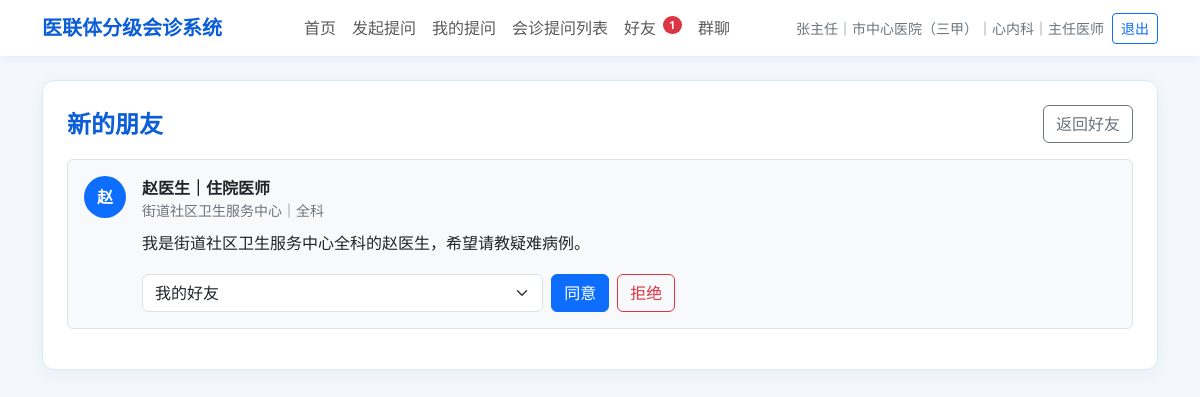
The app's page /friends/requests (signed in) with its own data.
### tables this page shows
CREATE TABLE users (
                    id INTEGER PRIMARY KEY AUTOINCREMENT,
                    name TEXT,
                    password TEXT,
                    hospital_id INTEGER,
                    department TEXT,
                    role TEXT DEFAULT '医生'
                , phone TEXT DEFAULT '', wechat_id TEXT DEFAULT '', title TEXT DEFAULT '', avatar TEXT DEFAULT '');

CREATE TABLE hospitals (
                    id INTEGER PRIMARY KEY AUTOINCREMENT,
                    name TEXT,
                    parent_id INTEGER,
                    path TEXT,
                    level INTEGER
                );

CREATE TABLE friend_relations (
                    id INTEGER PRIMARY KEY AUTOINCREMENT,
                    user_id INTEGER,
                    friend_id INTEGER,
                    status TEXT,
                    apply_msg TEXT,
                    friend_group TEXT,
                    create_time TEXT,
                    update_time TEXT
                );

### app.py (the view, shortened to what this page needs)
    @app.route("/friends/requests", methods=["GET", "POST"])
    @login_required
    def friend_requests(current_user: Dict[str, Any]):
        return render_template(
            "friend_requests.html",
            requests=get_pending_friend_requests(current_user["id"]),
            friend_groups=get_friend_groups(current_user["id"]),
        )

### app.py (called while the page is built, shortened)
def get_connection(db_path: Optional[Path] = None) -> sqlite3.Connection:
    if db_path is None:
        db_path = DB_PATH
    conn = sqlite3.connect(db_path)
    conn.row_factory = sqlite3.Row
    return conn

def row_to_dict(row: Optional[sqlite3.Row]) -> Optional[Dict[str, Any]]:
    if row is None:
        return None
    return dict(row)

def get_user_with_hospital(user_id: int) -> Optional[Dict[str, Any]]:
    conn = get_connection()
    try:
        row = conn.execute(
            """
            SELECT
                u.id AS id,
                u.name AS name,
                u.phone AS phone,
                u.wechat_id AS wechat_id,
                u.title AS title,
                u.avatar AS avatar,
                u.department AS department,
                u.role AS role,
                h.id AS hospital_id,
                h.name AS hospital_name,
                h.path AS hospital_path,
                h.level AS hospital_level
            FROM users u
            JOIN hospitals h ON u.hospital_id = h.id
            WHERE u.id = ?
            """,
            (user_id,),
        ).fetchone()
        return row_to_dict(row)
    finally:
        conn.close()

def get_answer_notifications(current_user: Optional[Dict[str, Any]]) -> List[sqlite3.Row]:
    if current_user is None:
        return []
    conn = get_connection()
    try:
        return conn.execute(
            """
            SELECT id, title, reply_time
            FROM consultations
            WHERE asker_id = ? AND status = '已回复'
            ORDER BY reply_time DESC, id DESC
            LIMIT 5
            """,
            (current_user["id"],),
        ).fetchall()
    finally:
        conn.close()

def avatar_text(user: Any) -> str:
    avatar = user["avatar"] if "avatar" in user.keys() else ""
    if avatar:
        return avatar
    name = user["name"] or "医"
    return name[:1]

def ensure_friend_group(user_id: int, group_name: str) -> str:
    group_name = (group_name or "我的好友").strip() or "我的好友"
    conn = get_connection()
    try:
        with conn:
            exists = conn.execute(
                """
                SELECT id FROM friend_groups
                WHERE user_id = ? AND group_name = ?
                """,
                (user_id, group_name),
            ).fetchone()
        return group_name
    finally:
        conn.close()

### templates/friend_requests.html (shortened to what this page needs)
{% extends "base.html" %}
{% block content %}
<div class="page-card p-3 p-md-4">
    <div class="d-flex justify-content-between align-items-center mb-3">
        <h1 class="h4 medical-title mb-0">新的朋友</h1>
        <a class="btn btn-outline-secondary" href="{{ url_for('friends') }}">返回好友</a>
    </div>
    {% if requests %}
        {% for item in requests %}
        <div class="border rounded p-3 mb-3 bg-light">
            <div class="d-flex gap-3">
                <div class="avatar-circle">{{ avatar_text(item) }}</div>
                <div class="flex-grow-1">
                    <div class="fw-semibold">{{ item.name }}｜{{ item.title }}</div>
                    <div class="text-secondary small">{{ item.hospital_name }}｜{{ item.department }}</div>
                    <div class="mt-2 content-text">{{ item.apply_msg }}</div>
                    <form method="post" class="row g-2 mt-2">
                        <div class="col-12 col-md-5">
                            <select class="form-select" name="friend_group">
                                {% for group in friend_groups %}
                                <option value="{{ group.group_name }}">{{ group.group_name }}</option>
                                {% endfor %}
                            </select>
                        </div>
                        <div class="col-6 col-md-auto">
                            <button class="btn btn-primary w-100" name="action" value="accept" type="submit">同意</button>
                        </div>
                        <div class="col-6 col-md-auto">
                            <button class="btn btn-outline-danger w-100" name="action" value="reject" type="submit">拒绝</button>
                        </div>
                    </form>
                </div>
            </div>
        </div>
        {% endfor %}
    {% else %}
    <p class="text-secondary mb-0">暂无待处理好友申请。</p>
    {% endif %}
</div>
{% endblock %}

### templates/base.html (shortened to what this page needs)
<!doctype html>
<html lang="zh-CN">
<head>
    <link href="https://cdn.jsdelivr.net/npm/bootstrap@5.3.3/dist/css/bootstrap.min.css" rel="stylesheet">
</head>
<body>
{% if current_user %}
<nav class="navbar navbar-expand-lg bg-white sticky-top">
    <div class="container">
        <a class="navbar-brand medical-title" href="{{ url_for('home') }}">医联体分级会诊系统</a>
        <div class="collapse navbar-collapse" id="mainNavbar">
            <ul class="navbar-nav mx-auto mb-2 mb-lg-0">
                <li class="nav-item"><a class="nav-link" href="{{ url_for('home') }}">首页</a></li>
                <li class="nav-item"><a class="nav-link" href="{{ url_for('new_consultation') }}">发起提问</a></li>
                <li class="nav-item"><a class="nav-link" href="{{ url_for('my_consultations') }}">我的提问</a></li>
                {% if current_user.hospital_level in [1, 2] %}
                <li class="nav-item"><a class="nav-link" href="{{ url_for('subordinate_consultations') }}">会诊提问列表</a></li>
                {% endif %}
                <li class="nav-item">
                    <a class="nav-link" href="{{ url_for('friends') }}">
                        好友
                        {% if unread_summary.friend_requests %}
                        <span class="badge rounded-pill text-bg-danger nav-badge">{{ unread_summary.friend_requests }}</span>
                        {% endif %}
                    </a>
                </li>
                <li class="nav-item">
                    <a class="nav-link" href="{{ url_for('groups') }}">
                        群聊
                    </a>
                </li>
            </ul>
            <div class="d-flex flex-column flex-lg-row align-items-lg-center gap-2 small text-secondary">
                <span>{{ current_user.name }}｜{{ current_user.hospital_name }}｜{{ current_user.department }}｜{{ current_user.title }}</span>
                <a class="btn btn-outline-primary btn-sm" href="{{ url_for('logout') }}">退出</a>
            </div>
        </div>
    </div>
</nav>
{% endif %}
<main class="container py-4">
    {% block content %}{% endblock %}
</main>
</body>
</html>

### templates/base.html (style rules this page uses)
body { background: #f4f8fc; }
.navbar { box-shadow: 0 2px 10px rgba(13, 110, 253, 0.08); }
.page-card { background: #fff; border: 1px solid #dbe8f6; border-radius: 12px; box-shadow: 0 4px 18px rgba(35, 80, 130, 0.06); }
.medical-title { color: #0b5ed7; font-weight: 700; }
.content-text { white-space: pre-wrap; line-height: 1.8; }
.avatar-circle { width: 42px; height: 42px; border-radius: 50%; background: #0d6efd; color: #fff; display: inline-flex; align-items: center; justify-content: center; font-weight: 700; flex: 0 0 auto; }
.nav-badge { font-size: .65rem; vertical-align: top; margin-left: .15rem; }

### records on screen
users: name "张主任", department "心内科", title "主任医师"
hospitals: hospital_name "市中心医院（三甲）"
friend_relations: avatar_text "赵", name "赵医生", title "住院医师", hospital_name "街道社区卫生服务中心", department "全科", apply_msg "我是街道社区卫生服务中心全科的赵医生，希望请教疑难病例。"

### other values on screen
{{ unread_summary.friend_requests }} "1"
form field friend_group "我的好友"
